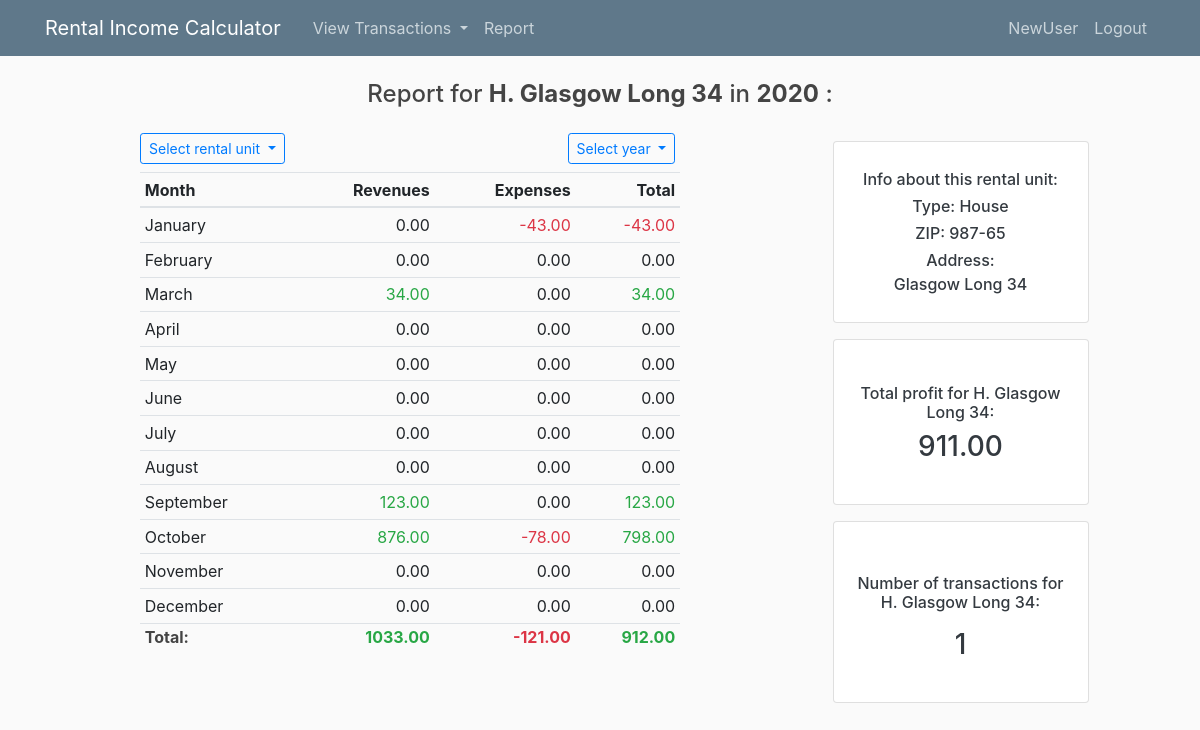
The app's page /report/2020/6/ (signed in) with its own data.
### calculator/models.py (models this page shows, shortened)
class RentalUnit(models.Model):
	owner = models.ForeignKey(User, on_delete = models.CASCADE)
	RENTAL_TYPES = (
	    ('A','Apartment'),
	    ('G','Garage'),
	    ('H','House'),
	)
	rental_unit_type = models.CharField(max_length=1, choices=RENTAL_TYPES)
	address_city = models.CharField(max_length = 50)
	address_street = models.CharField(max_length = 50)
	address_zip_code = models.CharField(max_length = 10)
	address_number = models.CharField(max_length = 10)
	class Meta:
		ordering = ['address_city','address_street','address_number']
	def get_address(self):
		return " ".join([self.address_city, self.address_street, self.address_number])
	def __str__(self):
		return " ".join([self.rental_unit_type+".", self.address_city, self.address_street, self.address_number])

### calculator/views.py (the view)
# urls.py: path('report/<int:year>/<int:pk>/', views.ReportSingleRU, name='calculator-report'),
@login_required
def ReportSingleRU(request, year, pk):
	context = {'title': "Report"}
	context['rental_units'] = RentalUnit.objects.filter(owner = request.user)
	context["rental_units_count"] = RentalUnit.objects.filter(owner = request.user).count()
	context['rental'] = RentalUnit.objects.get(pk=pk)
	context["this_year"] = year
	def recursiveTransactionQuerySet(rentals, transaction_set):
		return transaction_set.filter(rental_unit_id__in = context['rental_units'])
	total_transactions_count = recursiveTransactionQuerySet(context['rental_units'],Transaction.objects.all()).count()
	context["transactions_count"] = total_transactions_count
	transactions = Transaction.objects.filter(rental_unit_id = context['rental']).order_by('-transaction_date')
	context["this_transactions_count"] = transactions.count()
	context["months"] = ["January","February","March","April","May","June","July","August","September","October","November","December",]
	def createlist():
		l = []
		for row in range(12):
			l.append([0.0,0.0,0.0])
		return l
	transactions_years = {year:createlist()}
	transactions_years_total = {year:[0.0,0.0,0.0]}
	years = set()
	this_total_profit = 0.0
	for transaction in transactions:
		year = transaction.transaction_date.year
		years.add(year)
		month = transaction.transaction_date.month - 1
		if year not in transactions_years.keys():
			transactions_years[year] = createlist()  # total/months, rev/exp/tot
			transactions_years_total[year] = [0.0,0.0,0.0]
		amount = transaction.amount
		trans_type = transaction.transaction_type
		if trans_type == 'R':
			transactions_years[year][month][0] += float(amount)
			transactions_years[year][month][2] += float(amount)
			transactions_years_total[year][0] += float(amount)
			transactions_years_total[year][2] += float(amount)
			this_total_profit += float(amount)
		else:
			transactions_years[year][month][1] -= float(amount)
			transactions_years[year][month][2] -= float(amount)
			transactions_years_total[year][1] -= float(amount)
			transactions_years_total[year][2] -= float(amount)
			this_total_profit -= float(amount)
	context['this_total_profit'] = this_total_profit
	context['transactions_years_total'] = transactions_years_total
	context['transactions_years'] = transactions_years
	context['years'] = sorted(list(years))[::-1]
	return render(request, 'calculator/report.html', context)

### calculator/templatetags/calculator_extras.py (called while the page is built)
@register.filter
def get_value(dictionary, key):
    return dictionary.get(key)

@register.filter
def get_value_by_index(l, index):
    return l[index]

### calculator/templates/calculator/report.html (shortened to what this page needs)
{% extends 'calculator/base.html' %}
{% load calculator_extras %}
{% block content %}
<div class="pb-3 text-center">
	<h4>
	Report for
	<strong>{% if rental%}{{rental}}{%else%}all rental units{%endif%}</strong>
	in
	<strong>{{this_year}}</strong>
	:
	</h4>
</div>
<div class='row'>
	<div class="col offset-1 col-6">
		<div class="mb-2">
			<div class='row'>
				<div class="col col-4">
					<div class="dropdown">
					  <a class="btn btn-outline-primary btn-sm dropdown-toggle" href="#" role="button" id="dropdownMenuLink" data-toggle="dropdown" aria-haspopup="true" aria-expanded="false">
					    Select rental unit
					  </a>
					</div>
				</div>
				<div class="col offset-5 col-3">
					<div class="dropdown">
					  <a class="btn btn-outline-primary btn-sm dropdown-toggle" href="#" role="button" id="dropdownMenuLink" data-toggle="dropdown" aria-haspopup="true" aria-expanded="false">
					    Select year
					  </a>
					</div>
				</div>
			</div>
		</div>
		<table class="table table-hover  table-sm">
		  <thead>
		    <tr>
		      <th scope="col" class= "text">Month</th>
		      <th scope="col" class= "text text-right">Revenues</th>
		      <th scope="col" class= "text text-right">Expenses</th>
		      <th scope="col" class= "text text-right">Total</th>
		    </tr>
		  </thead>
		  <tbody>
		  {% for row in transactions_years|get_value:this_year %}
		    <tr>
	    		<td class="text">{{months|get_value_by_index:forloop.counter0}}</td>
	    		{% if row.0 > 0 %}
		    		<td class="text text-success text-right">{{row.0|floatformat:2}}</td>
	    		{% else %}
	    			<td class="text text-right">{{row.0|floatformat:2}}</td>
    			{% endif %}
	    		{% if row.1 < 0 %}
	    			<td class="text text-danger text-right">{{row.1|floatformat:2}}</td>
	    		{% else %}
	    			<td class="text text-right">{{row.1|floatformat:2}}</td>
	    		{% endif %}
	    		{% if row.2 > 0 %}
		    		<td class="text text-success text-right">{{row.2|floatformat:2}}</td>
	    		{% elif row.2 < 0  %}
	    			<td class="text text-danger text-right">{{row.2|floatformat:2}}</td>
	    		{% else %}
	    			<td class="text text-right">{{row.2|floatformat:2}}</td>
	    		{% endif %}
		    </tr>
		  {% endfor %}
		  	<tr>
		  		<td class="text"><h6><strong>Total:</strong></h6></td>
	    	{% for value in transactions_years_total|get_value:this_year %}
	    		{% if value > 0 %}
	    		<td class="text text-right"><h6 ><strong class="text-success">{{value|floatformat:2}}</strong></h6></td>
	    		{% elif value < 0 %}
	    		<td class="text text-right"><h6 ><strong class="text-danger">{{value|floatformat:2}}</strong></h6></td>
	    		{% else %}
	    		<td class="text text-right"><h6><strong>{{value|floatformat:2}}</strong></h6></td>
	    		{% endif %}
	    	{% endfor %}
	    	</tr>
		  </tbody>
		</table>
	</div>
	<div class="col col-5 my-2">
		<div class="mx-auto" style="width: 200px;">
			{% if rental %}
				<div class="pb-3">
					<div class="card" style="width: 16rem">
					  <div class="card-body mb-1">
					  	<h6 class="card-title my-2 text-center text-dark">
					    	Info about this rental unit:
					    </h6>
					    <h6 class="card-title my-2 text-center text-dark">
					    	Type: {{rental.get_rental_unit_type_display}}
					    </h6>
					    <h6 class="card-title my-2 text-center text-dark">
					    	ZIP: {{rental.address_zip_code}}
					    </h6>
					    <h6 class="card-title my-1 text-center text-dark">
					    	Address:
					    </h6>
					    <h6 class="card-title my-1 text-center text-dark">
					    	{{rental.get_address}}
					    </h6>
					  </div>
					</div>
				</div>
				<div class="pb-3">
					<div class="card" style="width: 16rem">
					  <div class="card-body my-3">
					    <h6 class="card-subtitle my-2 text-dark text-center">Total profit for {{rental}}:</h6>
					    <h3 class="card-title my-1 text-center text-dark">{{this_total_profit|floatformat:2}}</h3>
					  </div>
					</div>
				</div>
				<div class="pb-3">
					<div class="card" style="width: 16rem">
					  <div class="card-body my-3">
					    <h6 class="card-subtitle my-3 text-dark text-sm text-center">Number of transactions for {{rental}}:</h6>
					    <h3 class="card-title my-1 text-center text-dark">{{rental_units_count}}</h3>
					  </div>
					</div>
				</div>
			{% endif%}
		</div>
	</div>
</div>
{% endblock content %}

### calculator/templates/calculator/base.html (shortened to what this page needs)
{% load static %}
{% now "Y" as current_year %}
<!DOCTYPE html>
<html>
<head>
    <link rel="stylesheet" href="https://stackpath.bootstrapcdn.com/bootstrap/4.5.0/css/bootstrap.min.css">
    <link rel="stylesheet" type="text/css" href=" {% static 'calculator/main.css' %}">
</head>
<body>
	<header class="site-header">
	  <nav class="navbar navbar-expand-md navbar-dark bg-steel fixed-top">
	    <div class="container">
	      <a class="navbar-brand mr-4" href="{% url 'calculator-transactions' %}">Rental Income Calculator</a>
	      <div class="collapse navbar-collapse" id="navbarToggle">
	        <div class="navbar-nav mr-auto">
	        	{% if user.is_authenticated %}
	          		<li class="nav-item dropdown">
				        <a class="nav-link dropdown-toggle" href="#" id="navbarDropdown" role="button" data-toggle="dropdown" aria-haspopup="true" aria-expanded="false">
				          View Transactions
				        </a>
				      </li>
	          		<a class="nav-item nav-link" href="{% url 'calculator-report' current_year %}">Report</a>
	          	{% endif %}
	        </div>
	        <div class="navbar-nav">
	          {% if user.is_authenticated %}
	          	<a class="nav-item nav-link" href="{% url 'calculator-transactions'%}">{{user.username}}</a>
	          	<a class="nav-item nav-link" href="{% url 'logout'%}">Logout</a>
	          {% else %}
	          	<a class="nav-item nav-link" href="{% url 'login'%}">Login</a>
	          	<a class="nav-item nav-link" href="{% url 'register'%}">Register</a>
	          {% endif %}
	        </div>
	      </div>
	    </div>
	  </nav>
	</header>
	<main role="main" class="container">
	  <div class="row">
	    <div class="col-md-12">
	      	{% block content %}{% endblock %}
	    </div>
	  </div>
	</main>
</body>
</html>

### calculator/static/calculator/main.css (style rules this page uses)
body { background: #fafafa; color: #333333; margin-top: 5rem; }
h1, h2, h3, h4, h5, h6 { color: #444444; }
.bg-steel { background-color: #5f788a; }
.site-header .navbar-nav .nav-link { color: #cbd5db; }

### records on screen
RentalUnit: rental_unit_type+address_city+address_street "H. Glasgow Long 34", rental_unit_type "House", address_zip_code "987-65", get_address "Glasgow Long 34"

### other values on screen
{{ user.username }} "NewUser"
{{ this_year }} "2020"
{{ months|get_value_by_index:forloop.counter0 }} "January" "February" "March" "April" "May" "June" "July" "August" "September" "October" "November" "December"
{{ row.0|floatformat:2 }} "0.00" "0.00" "0.00" "0.00" "0.00" "0.00" "0.00" "0.00" "0.00"
{{ row.1|floatformat:2 }} "-43.00" "-78.00"
{{ row.2|floatformat:2 }} "-43.00"
{{ row.1|floatformat:2 }} "0.00" "0.00" "0.00" "0.00" "0.00" "0.00" "0.00" "0.00" "0.00" "0.00"
{{ row.2|floatformat:2 }} "0.00" "0.00" "0.00" "0.00" "0.00" "0.00" "0.00" "0.00"
{{ row.0|floatformat:2 }} "34.00" "123.00" "876.00"
{{ row.2|floatformat:2 }} "34.00" "123.00" "798.00"
{{ value|floatformat:2 }} "1033.00" "912.00"
{{ value|floatformat:2 }} "-121.00"
{{ this_total_profit|floatformat:2 }} "911.00"
{{ rental_units_count }} "1"
